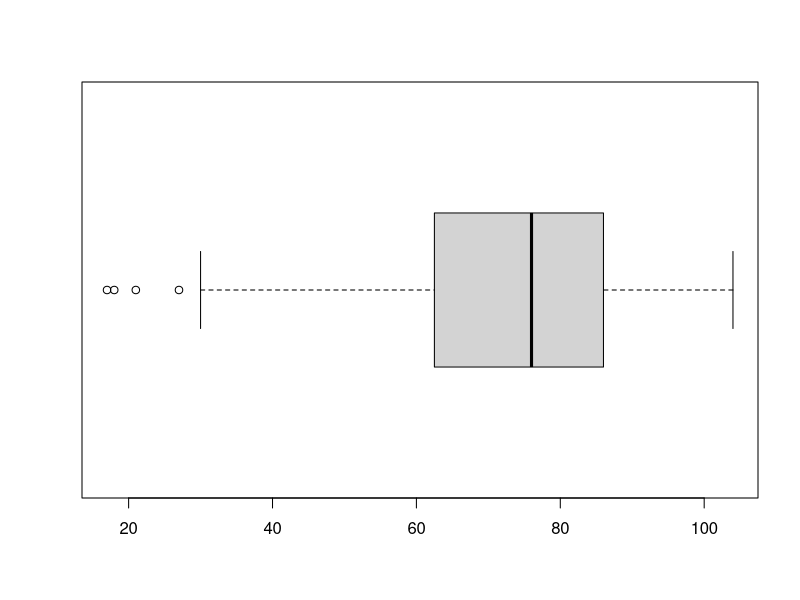
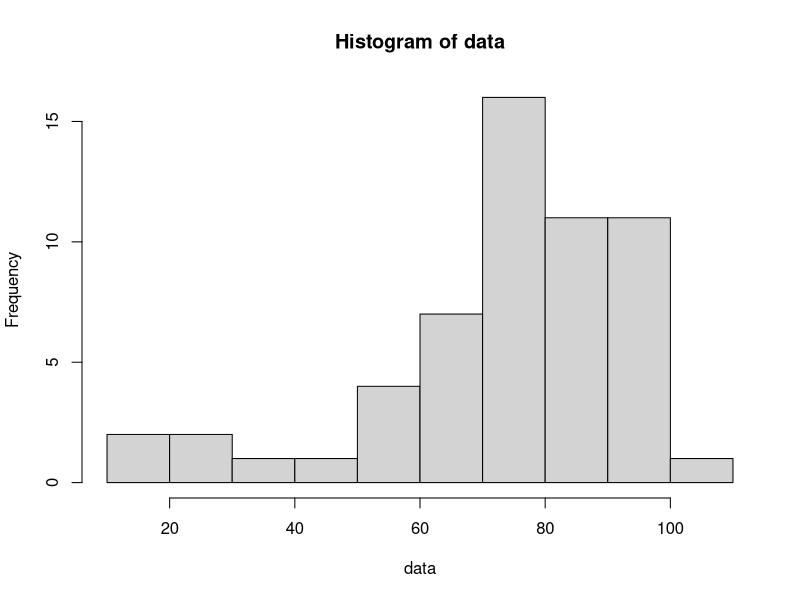

Reproduce these figures in R, in order.
# Written Homework 4 Histogram

# Question 2d) Histogram
data <- c(17, 57, 63, 73, 76, 81, 86, 94,
					18, 58, 64, 73, 76, 83, 87, 94,
					21, 58, 65, 73, 77, 84, 90, 95,
					27, 60, 70, 74, 77, 85, 90, 96,
					30, 61, 70, 75, 79, 86, 91, 97,
					48, 61, 70, 75, 80, 86, 91, 99,
					54, 62, 72, 76, 80, 86, 92, 104
)

median(data)

quantile(data)

iqr <- IQR(data)
iqr

lower_fence <- quantile(data)[2]
lower_fence - (1.5 * iqr)

upper_fence <- quantile(data)[4]
upper_fence + (1.5 * iqr)

boxplot(data, horizontal=TRUE)

hist(data, right = FALSE)
